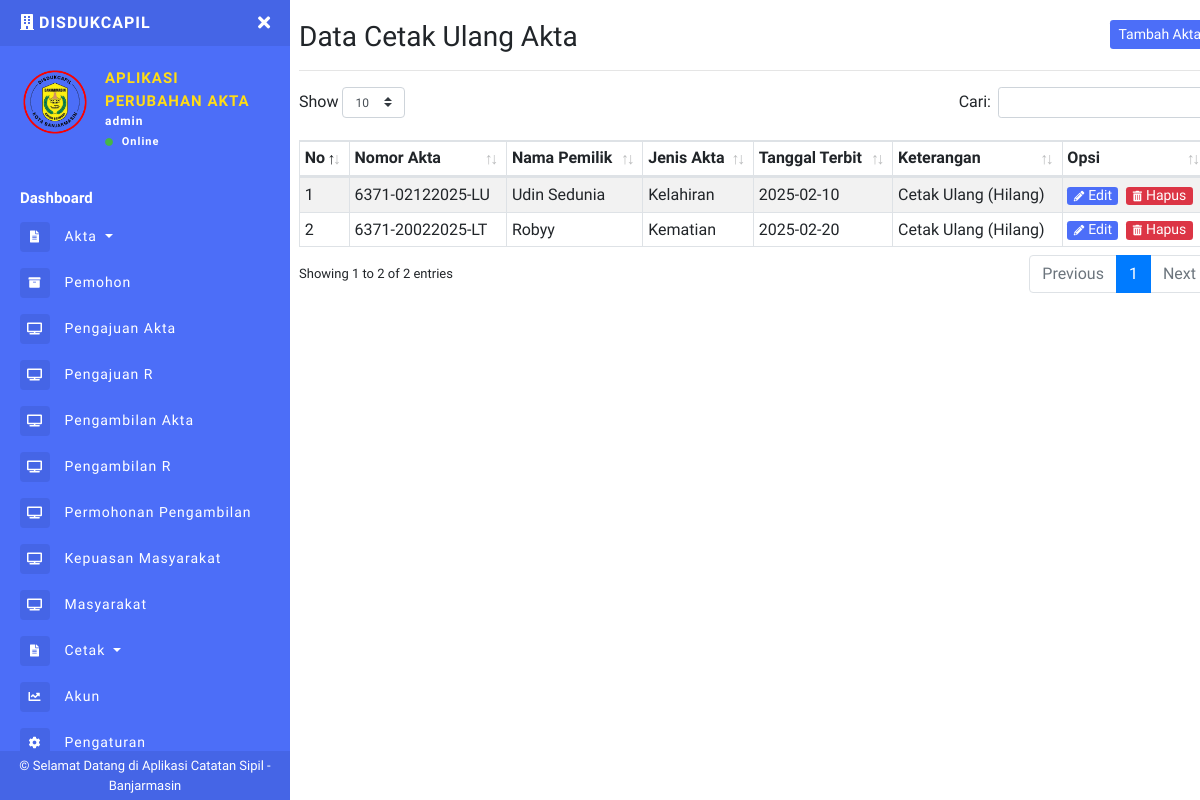
Screenshot of /akta_cu.php (signed in) with the database file from the repository.
### tables this page shows
CREATE TABLE `users` (
  `id_user` int(11) NOT NULL,
  `nik` varchar(16) NOT NULL,
  `no_kk` varchar(16) NOT NULL,
  `nama_lengkap` varchar(100) NOT NULL,
  `jk` enum('L','P') NOT NULL,
  `tempat_lahir` varchar(50) DEFAULT NULL,
  `tanggal_lahir` date DEFAULT NULL,
  `alamat` text DEFAULT NULL,
  `no_wa` varchar(15) DEFAULT NULL,
  `email` varchar(100) DEFAULT NULL,
  `password` varchar(255) NOT NULL,
  `role` varchar(255) NOT NULL,
  `logo` varchar(255) NOT NULL
);

CREATE TABLE `akta_cu` (
  `nomor_akta` varchar(255) NOT NULL,
  `nama_pemilik` varchar(100) DEFAULT NULL,
  `jenis_akta` varchar(100) DEFAULT NULL,
  `tanggal_terbit` date DEFAULT NULL,
  `id_keterangan` int(11) DEFAULT NULL,
  `status` varchar(50) DEFAULT NULL
);

CREATE TABLE `jenis_keterangan` (
  `id_keterangan` int(11) NOT NULL,
  `nama_keterangan` varchar(50) NOT NULL
);

### akta_cu.php (the view, shortened to what this page needs)
<?php include 'sidebar.php'; ?>
<h1 class="h3 mb-0">
  Data Cetak Ulang Akta
  <button class="btn btn-primary btn-sm border-0 float-right" type="button" data-toggle="modal" data-target="#Tambah-Akta">Tambah Akta</button>
</h1>
<hr>
<table class="table table-striped table-sm table-bordered dt-responsive nowrap" id="table" width="100%">
  <thead>
    <tr>
      <th>No</th>
      <th>Nomor Akta</th>
      <th>Nama Pemilik</th>
      <th>Jenis Akta</th>
      <th>Tanggal Terbit</th>
      <th>Keterangan</th>
      <th>Opsi</th>
    </tr>
  </thead>
  <tbody>
    <?php
    $no = 1;
    $data_akta = mysqli_query($conn, "SELECT * FROM akta_cu
                                 LEFT JOIN jenis_keterangan ON akta_cu.id_keterangan = jenis_keterangan.id_keterangan
                                 ORDER BY nomor_akta ASC");
    while ($d = mysqli_fetch_array($data_akta)) {
    ?>
      <tr>
        <td><?php echo $no++; ?></td>
        <td><?php echo $d['nomor_akta']; ?></td>
        <td><?php echo $d['nama_pemilik']; ?></td>
        <td><?php echo $d['jenis_akta']; ?></td>
        <td><?php echo $d['tanggal_terbit']; ?></td>
        <td><?php echo $d['nama_keterangan']; ?></td>
        <td>
          <button type="button" class="btn btn-primary btn-xs mr-1" data-toggle="modal" data-target="#Edit-Akta<?php echo $d['nomor_akta']; ?>">
            <i class="fas fa-pencil-alt fa-xs mr-1"></i>Edit
          </button>
          <a class="btn btn-danger btn-xs" href="?hapus=<?php echo $d['nomor_akta']; ?>">
            <i class="fas fa-trash-alt fa-xs mr-1"></i>Hapus</a>
        </td>
      </tr>
    <?php } ?>
    <?php include 'footer.php'; ?>

### sidebar.php (shortened to what this page needs)
<?php
include "config.php";
$uid = $_SESSION['id_user'];
$DataLogin = mysqli_fetch_array(mysqli_query($conn, "SELECT * FROM users WHERE id_user='$uid'"));
$role = $DataLogin['role'];
$logo = $DataLogin['logo'];
$data_level = $_SESSION["role"];
?>
<!DOCTYPE html>
<html>
<head>
  <link rel="stylesheet" href="https://maxcdn.bootstrapcdn.com/bootstrap/4.0.0/css/bootstrap.min.css">
  <link href="assets/css/style.css" rel="stylesheet">
  <link href="https://use.fontawesome.com/releases/v5.0.6/css/all.css" rel="stylesheet">
  <link href="assets/vendor/datatables/dataTables.bootstrap4.min.css" rel="stylesheet">
  <link href="assets/vendor/datatables/responsive.bootstrap4.min.css" rel="stylesheet">
</head>
<body>
  <div class="page-wrapper chiller-theme toggled">
    <nav id="sidebar" class="sidebar-wrapper" style="width: 290px">
      <div class="sidebar-content">
        <div class="sidebar-brand">
          <a href="riwayat.php"><i class="fas fa-building mr-1"></i><?php echo $toko ?>DISDUKCAPIL</a>
          <div id="close-sidebar">
            <i class="fas fa-times"></i>
          </div>
        </div>
        <div class="sidebar-header">
          <div class="user-pic" style="height:70px;width:70px;">
            <img class="img-responsive img-rounded" src="assets/images/<?php echo $logo ?>"
              alt="User picture">
          </div>
          <div class="user-info">
            <span class="user-name">APLIKASI
            </span>
            <span class="user-name">PERUBAHAN AKTA
            </span>
            <span class="user-role"><?php echo $role ?></span>
            <span class="user-status">
              <i class="fa fa-circle"></i>
              <span>Online</span>
            </span>
          </div>
        </div>
        <?php
        if ($data_level == "admin") {
        ?>
          <div class="sidebar-menu">
            <ul>
              <li class="header-menu">
                <span>Dashboard</span>
              </li>
              <li>
                <a href="#aktaDropdown" data-toggle="collapse" aria-expanded="false" class="dropdown-toggle">
                  <i class="fas fa-file-alt"></i>
                  <span>Akta</span>
                </a>
              </li>
              <li>
                <a href="pemohon.php">
                  <i class="fas fa-archive"></i>
                  <span>Pemohon</span>
                </a>
              </li>
              <li>
                <a href="pengajuan_akta.php">
                  <i class="fas fa-tv"></i>
                  <span>Pengajuan Akta</span>
                </a>
              </li>
              <li>
                <a href="r_pengajuan.php">
                  <i class="fas fa-tv"></i>
                  <span>Pengajuan R</span>
                </a>
              </li>
              <li>
                <a href="pengambilan_akta.php">
                  <i class="fas fa-tv"></i>
                  <span>Pengambilan Akta</span>
                </a>
              </li>
              <li>
                <a href="r_pengambilan.php">
                  <i class="fas fa-tv"></i>
                  <span>Pengambilan R</span>
                </a>
              </li>
              <li>
                <a href="riwayat.php">
                  <i class="fas fa-tv"></i>
                  <span>Permohonan Pengambilan</span>
                </a>
              </li>
              <li>
                <a href="kepuasan.php">
                  <i class="fas fa-tv"></i>
                  <span>Kepuasan Masyarakat</span>
                </a>
              </li>
              <li>
                <a href="masyarakat.php">
                  <i class="fas fa-tv"></i>
                  <span>Masyarakat</span>
                </a>
              </li>
              <li>
                <a href="#reportsDropdown" data-toggle="collapse" aria-expanded="false" class="dropdown-toggle">
                  <i class="fas fa-file-alt"></i>
                  <span>Cetak</span>
                </a>
              </li>
              <li>
                <a href="akuns.php">
                  <i class="fa fa-chart-line"></i>
                  <span>Akun</span>
                </a>
              </li>
              <li>
                <a href="pengaturan.php">
                  <i class="fa fa-cog"></i>
                  <span>Pengaturan</span>
                </a>
              </li>
              <li>
                <a href="#Exit" data-toggle="modal">
                </a>
              </li>
            </ul>
          </div>
        <?php
        }
        ?>
      </div>
      <div class="sidebar-footer" style="background-color :#4565e6;">
        © Selamat Datang di Aplikasi Catatan Sipil - Banjarmasin
      </div>
    </nav>
    <main class="page-content ml-4">
      <div class="container-fluid">
        <div class="d-block d-sm-block d-md-none d-lg-none py-2"></div>

### rows the page displays
users: logo (picture), role "admin"
akta_cu: nomor_akta "6371-02122025-LU", nama_pemilik "Udin Sedunia", jenis_akta "Kelahiran", tanggal_terbit "2025-02-10", id_keterangan.nama_keterangan "Cetak Ulang (Hilang)"
akta_cu: nomor_akta "6371-20022025-LT", nama_pemilik "Robyy", jenis_akta "Kematian", tanggal_terbit "2025-02-20", id_keterangan.nama_keterangan "Cetak Ulang (Hilang)"
